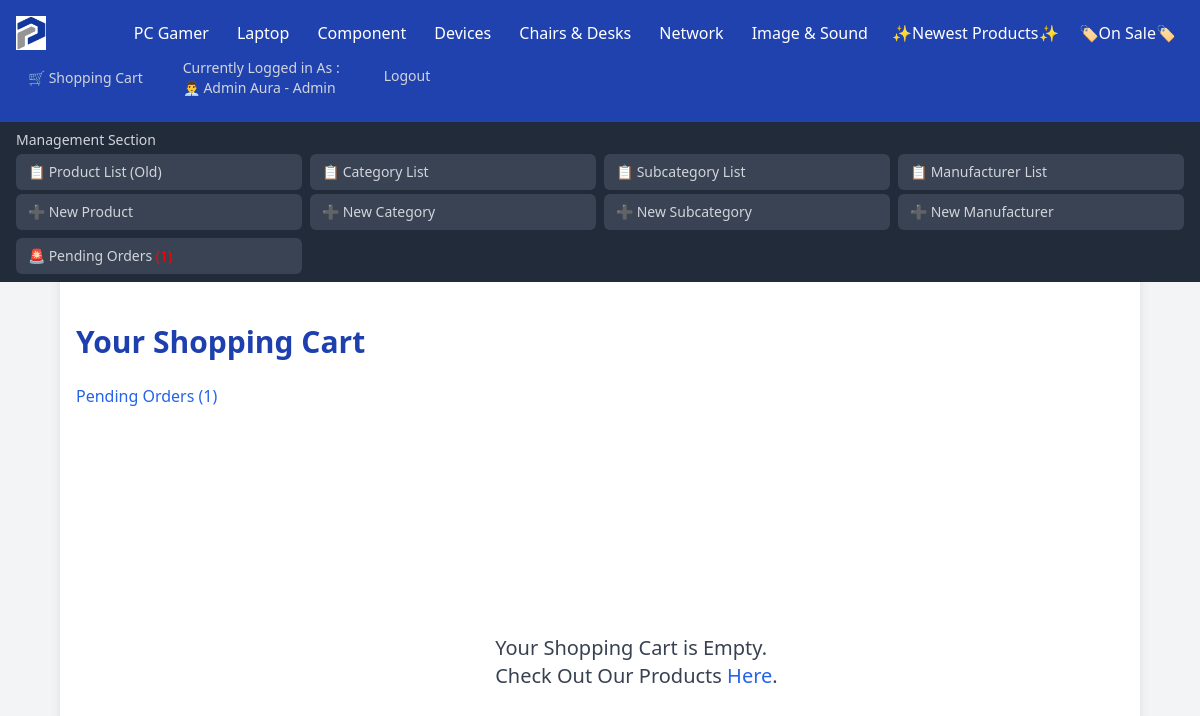
The app's page /User/User_ShoppingCart.php (signed in) with its own data.
### tables this page shows
CREATE TABLE `categories` (
  `Category_ID` int NOT NULL AUTO_INCREMENT,
  `Category_Name` varchar(100) DEFAULT 'Unspecified',
  `Category_Desc` varchar(2000) DEFAULT NULL,
  PRIMARY KEY (`Category_ID`),
  UNIQUE KEY `UC_Category_Name` (`Category_Name`),
  UNIQUE KEY `Category_Name` (`Category_Name`)
);

CREATE TABLE `users` (
  `User_ID` int NOT NULL AUTO_INCREMENT,
  `User_Username` varchar(255) DEFAULT NULL,
  `User_FirstName` varchar(255) DEFAULT NULL,
  `User_LastName` varchar(255) DEFAULT NULL,
  `User_Phone` varchar(255) DEFAULT NULL,
  `User_Country` varchar(255) DEFAULT NULL,
  `User_Address` varchar(255) DEFAULT NULL,
  `User_Email` varchar(255) DEFAULT NULL,
  `User_Password` varchar(255) DEFAULT NULL,
  `User_RegisterationDate` timestamp NULL DEFAULT CURRENT_TIMESTAMP,
  `User_Role` enum('Owner','Admin','Client') NOT NULL DEFAULT 'Client',
  `Account_Status` varchar(255) DEFAULT 'Unlocked',
  PRIMARY KEY (`User_ID`),
  UNIQUE KEY `User_Username` (`User_Username`)
);

### User/User_ShoppingCart.php (the view, shortened to what the rows shown need)
<!DOCTYPE html>
<html lang="en">
<head>
    <?php
    include_once ("../DB_Connexion.php");
    $User_ID = $_SESSION['User_ID'];
    $query = "SELECT User_Role, User_Username , User_FirstName , User_LastName , User_Email FROM Users WHERE User_ID = :User_ID";
    $pdostmt = $connexion->prepare($query);
    $pdostmt->execute([':User_ID' => $User_ID]);
    if ($row = $pdostmt->fetch(PDO::FETCH_ASSOC)) {
        $User_Role = $row['User_Role'];
        $User_FullName = $row['User_FirstName'] . ' ' . $row['User_LastName'];
    }
    if (isset($_GET['id'])) {
        $Target_ID = $_GET['id'];
        $Target_Type = $_GET['Type'];
        if (isset($_SESSION['User_ID'])) {
            $User_ID = $_SESSION['User_ID'];
            $Users = "SELECT User_ID, User_Role, User_FirstName, User_LastName , User_Email FROM Users WHERE User_ID = :User_ID";
            $pdoUsers = $connexion->prepare($Users);
            $pdoUsers->execute([':User_ID' => $User_ID]);
            $User = $pdoUsers->fetch(PDO::FETCH_ASSOC);
            $User_FullName = $User['User_FirstName'] . ' ' . $User['User_LastName'];
            $User_Role = $User['User_Role'];
        } else {
            $User_Role = 'Client';
        }
        if ($Target_Type === 'Category') {
            $condition = "Category_ID = :Target_ID";
            $Target_Category_Name = "SELECT Category_Name FROM Categories WHERE $condition";
            $pdoTarget_Category_Name = $connexion->prepare($Target_Category_Name);
            $pdoTarget_Category_Name->execute([':Target_ID' => $Target_ID]);
            $Target_Name = $pdoTarget_Category_Name->fetchColumn();
        } elseif ($Target_Type === 'SubCategory') {
            $condition = "SubCategory_ID = :Target_ID";
            $Target_SubCategory_Name = "SELECT SubCategory_Name FROM SubCategories WHERE $condition";
            $pdoTarget_SubCategory_Name = $connexion->prepare($Target_SubCategory_Name);
            $pdoTarget_SubCategory_Name->execute([':Target_ID' => $Target_ID]);
            $Target_Name = $pdoTarget_SubCategory_Name->fetchColumn();
        }
    } else {
        if (isset($_SESSION['User_ID'])) {
            $User_ID = $_SESSION['User_ID'];
            $Users = "SELECT User_ID, User_Role, User_FirstName, User_LastName FROM Users WHERE User_ID = :User_ID";
            $pdoUsers = $connexion->prepare($Users);
            $pdoUsers->execute([':User_ID' => $User_ID]);
            $User = $pdoUsers->fetch(PDO::FETCH_ASSOC);
            $User_FullName = $User['User_FirstName'] . ' ' . $User['User_LastName'];
            $User_Role = $User['User_Role'];
        }
    }
    $Categories = "SELECT Category_ID, Category_Name FROM Categories ORDER BY Category_ID ASC";
    $pdoCategories = $connexion->prepare($Categories);
    $pdoCategories->execute();
    $Categories = $pdoCategories->fetchAll(PDO::FETCH_ASSOC);
    $Shopping_Query = " SELECT sc.CartItem_ID, sc.Product_ID, sc.Quantity, p.Product_Name, p.Selling_Price, p.Discount_Price, p.Product_Picture
                        FROM ShoppingCart sc
                        JOIN Products p ON sc.Product_ID = p.Product_ID
                        WHERE sc.User_ID = :User_ID";
    $pdostmt = $connexion->prepare($Shopping_Query);
    $pdostmt->execute([':User_ID' => $User_ID]);
    $Shopping_Cart = $pdostmt->fetchAll(PDO::FETCH_ASSOC);
    $totalAmount = 0;
    ?>
</head>
<body class="bg-gray-100">
    <nav class="bg-blue-800 text-white">
        <div class="flex flex-wrap justify-between items-center p-4">
            <div class="flex grid-cols-4 gap-1">
                <?php foreach ($Categories as $Category): ?>
                    <?php if ($Category['Category_Name'] !== 'Unspecified'):
                        ?>
                        <div class="relative category">
                            <a href="../?id=<?php echo $Category['Category_ID'] ?>&Type=Category&Name=<?php echo str_replace(' ', '', $Category['Category_Name']) ?>"
                                class="px-3 py-2 hover:bg-gray-700"><?php echo $Category['Category_Name']; ?></a>
                        </div>
                    <?php endif; ?>
                <?php endforeach; ?>
            </div>
            <div class="flex space-x-4">
                <?php if (isset($_SESSION['User_ID'])):
                    if ($User_Role === 'Owner') {
                        $Emoji = '👑';
                    } elseif ($User_Role === 'Admin') {
                        $Emoji = '👨‍💼';
                    } else {
                        $Emoji = '💼';
                    }
                    ?>
                    <a href="User_ShoppingCart.php"
                        class="flex items-center text-gray-300 hover:bg-green-700 px-3 py-2 rounded-md text-sm font-medium">🛒
                        Shopping Cart
                    </a>
                    <a class="text-gray-300 hover:bg-blue-700 px-3 py-2 rounded-md text-sm font-medium"
                        href="User_Modify.php?id=<?php echo $User_ID; ?>&FullName=<?php echo urlencode($User_FullName); ?>">Currently
                        Logged in As : <br><span><?php echo $Emoji . ' ' . $User_FullName ?> -
                            <?php echo $User_Role ?></span></a>
                    <a href="../User/User_Logout.php"
                        class="text-gray-300 hover:bg-red-700 px-4 py-4 rounded-md text-sm font-medium">Logout</a>
                <?php endif; ?>
            </div>
        </div>
    </nav>
    <div class="outer-container bg-gray-100 min-h-screen py-8">
        <div class="container mx-auto p-4 bg-white shadow-lg rounded-lg">
            <div class="content-wrapper pt-8">
                <h1 class="text-3xl font-bold mb-6 text-blue-800">Your Shopping Cart</h1>
                <?php if ($Shopping_Cart) { ?>
                    <section class="overflow-x-auto">
                        <table class="min-w-full bg-white border border-gray-300 rounded-lg">
                            <thead>
                                <tr class="bg-gray-200 text-left">
                                    <th class="px-6 py-3">Product Name</th>
                                    <th class="px-6 py-3">Price per Unit</th>
                                    <th class="px-6 py-3">Quantity</th>
                                    <th class="px-6 py-3">Picture</th>
                                    <th class="px-6 py-3"></th>
                                </tr>
                            </thead>
                            <tbody>
                                <?php foreach ($Shopping_Cart as $item):
                                    $Discount = false;
                                    if ($item['Selling_Price'] == $item['Discount_Price']) {
                                        $Discount = false;
                                    } elseif ($item['Selling_Price'] > $item['Discount_Price'] && $item['Discount_Price'] > 0) {
                                        $Discount = true;
                                    } ?>
                                    <tr class="hover:bg-gray-100">
                                        <td class="px-6 py-4"><?php echo $item['Product_Name']; ?></td>
                                        <td class="px-6 py-4">
                                            <?php if ($Discount == false) { ?>
                                                <p class=" mb-1 font-bold">
                                                    <?php echo formatNumber($item['Selling_Price']); ?> Dhs
                                                </p>
                                            <?php } else { ?>
                                                <p class="text-gray-500 mb-1">
                                                    <span
                                                        class="line-through italic"><?php echo formatNumber($item['Selling_Price']); ?>
                                                        Dhs</span><br>
                                                    <span
                                                        class="text-green-500 font-bold"><?php echo formatNumber($item['Discount_Price']); ?>
                                                        Dhs</span>
                                                </p>
                                            <?php } ?>
                                        </td>
                                        <td class="px-6 py-4"><b><?php echo $item['Quantity']; ?></b></td>
                                        <td class="px-6 py-4">
                                            <img src="../Product/<?php echo $item['Product_Picture']; ?>" alt="Product Image"
                                                class="h-20 w-20 object-cover rounded-lg">
                                        </td>
                                        <td class="px-6 py-4">
                                            <a href="User_Delete_Item_ShoppingCart.php?id=<?php echo $item["CartItem_ID"]; ?>"
                                                class="text-red-600 hover:underline"><box-icon type='solid' color="#dd0d1e"
                                                    name='trash-alt'></box-icon></a>
                                        </td>
                                    </tr>
                                <?php endforeach; ?>
                            </tbody>
                            <tfoot>
                                <tr class="bg-gray-200">
                                    <td class="px-6 py-4" colspan="4">Total Amount:</td>
                                    <td class="px-6 py-4 font-bold"><?php echo formatNumber($totalAmount); ?> Dhs</td>
                                </tr>
                            </tfoot>
                        </table>
                        <div class="mt-6 flex space-x-4">
                            <?php if (!empty($Shopping_Cart)): ?>
                                <button id="orderNowBtn"
                                    class="bg-green-600 text-white px-4 py-2 rounded-lg hover:bg-green-700 transition">Order
                                    Now</button>
                                <a href="User_Delete_Item_ShoppingCart.php?id=clearAllCart"
                                    class="bg-red-600 text-white px-4 py-2 rounded-lg hover:bg-red-700 transition">Clear
                                    Cart</a>
                            <?php endif; ?>
                        </div>
                        <section id="orderForm" class="hidden-form mt-6 bg-white rounded-lg shadow-md p-6">
                            <form action="" method="POST">
                                <div class="mb-4">
                                    <label for="Order_ShippingAddress" class="block text-gray-700 font-bold mb-2">Shipping
                                        Address</label>
                                    <textarea name="Order_ShippingAddress"
                                        class="border border-gray-300 p-3 w-full rounded-lg"
                                        placeholder="Address where you'd like your items delivered" required></textarea>
                                </div>
                                <div class="mb-4">
                                    <label for="Order_PaymentMethod" class="block text-gray-700 font-bold mb-2">Your Payment
                                        Method</label>
                                    <select name="Order_PaymentMethod" class="border border-gray-300 p-3 w-full rounded-lg">
                                        <option value="Credit Card">Credit Card</option>
                                        <option value="PayPal">PayPal</option>
                                        <option value="Bank Transfer">Bank Transfer</option>
                                        <option value="Cash on Delivery">Cash on Delivery</option>
                                    </select>
                                </div>
                                <div class="mb-4">
                                    <label for="Order_PhoneNumber" class="block text-gray-700 font-bold mb-2">Your Phone
                                        Number</label>
                                    <input type="tel" name="Order_PhoneNumber"
                                        class="border border-gray-300 p-3 w-full rounded-lg"
                                        placeholder="Example: 0714876397" pattern="^([0-9]{2}){4}[0-9]{2}$" required>
                                </div>
                                <div class="mb-4">
                                    <label for="Order_Notes" class="block text-gray-700 font-bold mb-2">Notes</label>
                                    <textarea name="Order_Notes" class="border border-gray-300 p-3 w-full rounded-lg"
                                        placeholder="(Optional) : Any additional info you'd like to request/provide regarding your order."></textarea>
                                </div>
                                <div class="flex justify-end space-x-4">
                                    <button type="submit"
                                        class="bg-blue-600 text-white px-4 py-2 rounded-lg hover:bg-blue-700 transition">Send
                                        out the order</button>
                                    <button type="reset"
                                        class="bg-gray-600 text-white px-4 py-2 rounded-lg hover:bg-gray-700 transition">Clear</button>
                                </div>
                            </form>
                        </section>
                    </section>
                <?php } else { ?>
                    <h1 class="text-xl text-gray-700 CC" id="Empty_Cart">Your Shopping Cart is Empty.<br>Check Out Our
                        Products <a class="text-blue-600 hover:underline mb-4 inline-block" href=".././">Here</a>.</h1>
                <?php } ?>
            </div>
        </div>
    </div>
</body>
</html>

### records on screen
categories: Category_Name "PC Gamer"
categories: Category_Name "Laptop"
categories: Category_Name "Component"
categories: Category_Name "Devices"
categories: Category_Name "Chairs & Desks"
categories: Category_Name "Network"
categories: Category_Name "Image & Sound"
users: User_Role "👨‍💼", User_FullName "Admin Aura", User_Role "Admin"

### other values on screen
$Order_Count "1"
